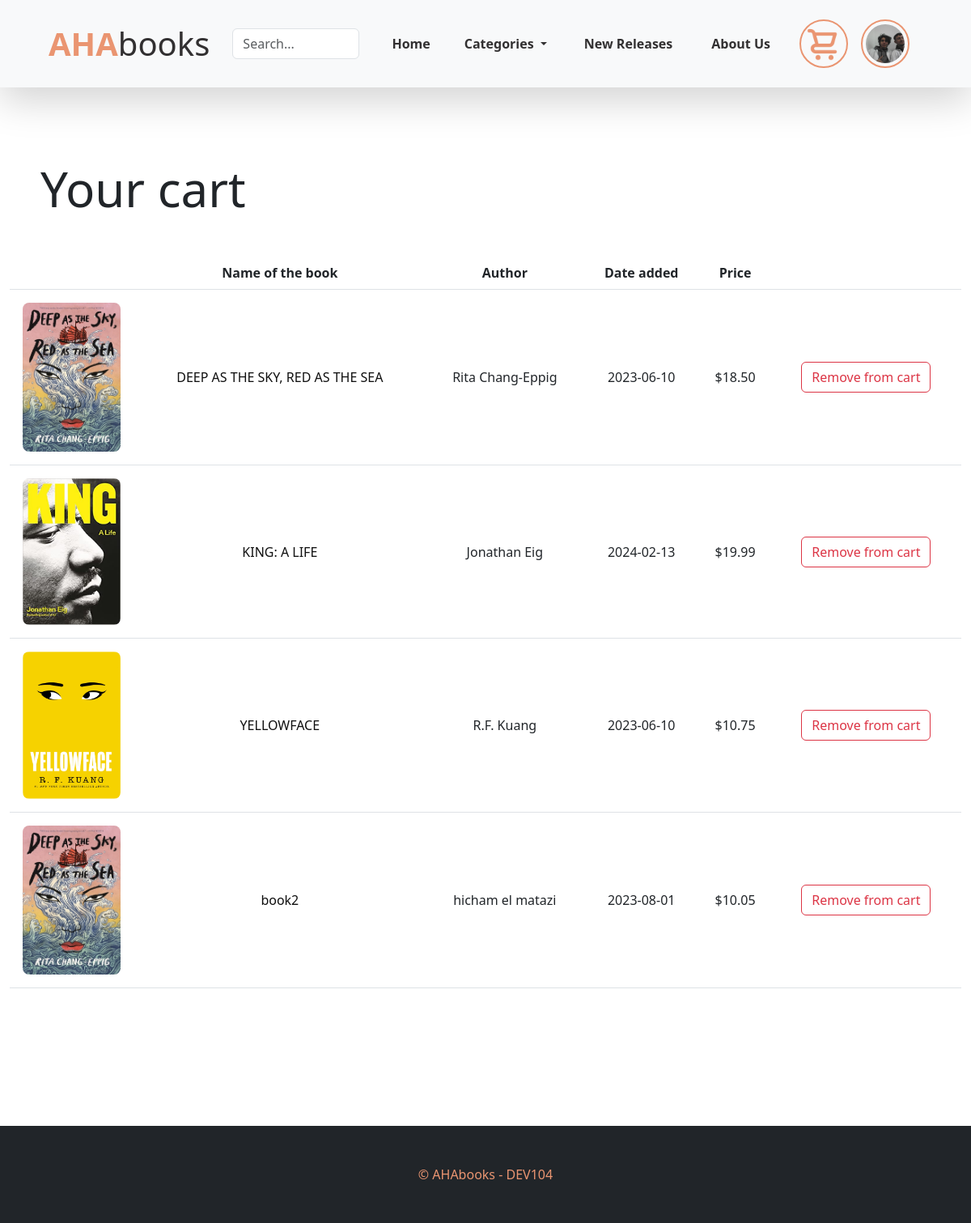
/cart.php (signed in), run on the app's committed database.
### tables this page shows
CREATE TABLE `ahacart` (
  `idBook` int NOT NULL,
  `purchaseDate` date DEFAULT NULL,
  `iduser` int NOT NULL,
  PRIMARY KEY (`idBook`,`iduser`),
  KEY `iduser` (`iduser`),
  CONSTRAINT `ahacart_ibfk_1` FOREIGN KEY (`idBook`) REFERENCES `ahabook` (`idBook`),
  CONSTRAINT `ahacart_ibfk_2` FOREIGN KEY (`iduser`) REFERENCES `ahauser` (`idUser`)
);

CREATE TABLE `ahabook` (
  `idBook` int NOT NULL AUTO_INCREMENT,
  `titreBook` varchar(250) DEFAULT NULL,
  `price` decimal(8,2) DEFAULT NULL,
  `numberPages` int DEFAULT NULL,
  `editorBook` varchar(30) DEFAULT NULL,
  `ISBN` varchar(40) DEFAULT NULL,
  `publicationDate` date DEFAULT NULL,
  `categoryBook` varchar(250) DEFAULT NULL,
  `langueBook` varchar(30) DEFAULT NULL,
  `idAuthor` int DEFAULT NULL,
  `bookPicture` text,
  `bookDescription` text,
  PRIMARY KEY (`idBook`),
  UNIQUE KEY `ISBN` (`ISBN`),
  KEY `idAuthor` (`idAuthor`),
  CONSTRAINT `ahabook_ibfk_1` FOREIGN KEY (`idAuthor`) REFERENCES `ahaauthor` (`idAuthor`)
);

CREATE TABLE `ahaauthor` (
  `idAuthor` int NOT NULL AUTO_INCREMENT,
  `email` varchar(60) DEFAULT NULL,
  `passwordAuthor` varchar(30) DEFAULT NULL,
  `lastName` varchar(30) DEFAULT NULL,
  `firstName` varchar(30) DEFAULT NULL,
  `birthDate` date DEFAULT NULL,
  `creationDate` date DEFAULT NULL,
  `city` varchar(30) DEFAULT NULL,
  `country` varchar(30) DEFAULT NULL,
  `dateActive` date DEFAULT NULL,
  `dateFin` date DEFAULT NULL,
  `profilePicture` text,
  PRIMARY KEY (`idAuthor`)
);

### cart.php (the view, shortened to what this page needs)
<?php
    $idUser = $_SESSION["idUser"];
?>
<!DOCTYPE html>
<html lang="en">
<head>
    <link rel="stylesheet" href="bootstrap.css">
    <link rel="stylesheet" href="header.css">
    <link rel="stylesheet" href="cart.css">
</head>
<body>
    <div class="container-fluid mar-0 position-fixed top-0 py-3 w-100 bg-light shadow-lg" style="z-index: 2;">
        <nav class="navbar navbar-expand-lg">
            <div class="navbar-brand display-1 fs-1 ms-5 fw-semibold blackColor" style="color: #EA9571;">AHA<span class="display-6" style="color: #323031;">books</span>
            </div>
            <div class="collapse navbar-collapse mt-5 mt-lg-0" id="AHAnav">
                <div class="navbar-nav mx-auto row align-items-start align-items-lg-center" id="navbar">
                    <div class="nav-item me-3 col my-3 my-lg-0">
                        <form action="search.php" method="post">
                            <input type="text" name="searchInp" id="" class="form-control searchInput" placeholder="Search...">
                        </form>
                    </div>
                    <div class="nav-item nav-elements me-3  col-auto py-2 py-lg-0">
                        <a class="nav-link  fw-semibold ps-3  ps-lg-0" href="homePage.php">Home</a>
                    </div>
                    <div class="nav-item nav-elements me-3 col-auto ps-3 ms-1 ms-lg-0 ps-lg-0 py-2 py-lg-0">
                        <div class="dropdown py-2">
                            <button id="categoryBtn" class="categories fw-semibold bg-light dropdown-toggle" type="button" data-bs-toggle="dropdown" aria-expanded="false">
                                Categories
                            </button>
                        </div>
                    </div>
                    <div class="nav-item nav-elements me-3 col-auto">
                        <a class="nav-link  fw-semibold  ps-3  ps-lg-0 my-2 my-lg-0" href="newReleases.php">New Releases</a>
                    </div>
                    <div class="nav-item nav-elements me-3 col-auto py-2 py-lg-0">
                        <a class="nav-link  fw-semibold  ps-3  ps-lg-0" href="aboutUs.php">About Us</a>
                    </div>
                </div>
                <div class="navbar-nav flex-row ps-5 ps-lg-0 me-5 my-3 my-lg-0 align-items-center justify-content-between">
                    <div class="nav-item me-3 rounded-circle overflow-hidden profil p-1" title="Cart">
                        <a class="nav-link" style="padding: 0;" href="cart.php" id="cartIcon">
                            <img class="img-fluid" src="Images/cartOrange.png" alt="">
                        </a>
                    </div>
                    <div class="nav-item me-3 rounded-circle overflow-hidden profil p-1" title="Account">
                        <a class="nav-link p-0" href="profile.php">
                            <img style="" class="img-fluid profilePic rounded-circle" src="<?php echo $_SESSION["profilePicture"] ?>" alt="">
                        </a>
                    </div>
                </div>
            </div>
        </nav>
    </div>
    <?php
        require("cnx.php");
        $re1 = $connexion->prepare("SELECT * FROM ahacart INNER JOIN ahabook ON ahacart.idBook = ahabook.idBook where idUser=?");
        $re1->execute([$idUser]);
    ?>
    <h1>Your cart</h1>
    <div class="container-fluid tableContainer my-5">
        <table class="table">
            <tr align="center" valign="middle">
                <th></th>
                <th>Name of the book</th>
                <th>Author</th>
                <th>Date added</th>
                <th>Price</th>
                <th></th>
            </tr>
            <tbody>
                <?php
                    while($book = $re1->fetch()){
                        $re2 = $connexion->prepare("SELECT lastName, firstName FROM ahaauthor WHERE idAuthor=?");
                        $re2->execute([$book["idAuthor"]]);
                        $author = $re2->fetch();
                ?>
                <tr align="center" valign="middle">
                    <td style="width: 13%;" class="p-3"><img src="<?php echo $book["bookPicture"]; ?>" alt="" class="img-fluid rounded-3"></td>
                    <td><a href="bookPage.php?idBook=<?php echo $book["idBook"]; ?>"><?php echo $book["titreBook"]; ?></a></td>
                    <td><?php echo $author["firstName"] . " " . $author["lastName"] ?></td>
                    <td><?php echo $book["purchaseDate"]; ?></td>
                    <td>$<?php echo $book["price"]; ?></td>
                    <td>
                        <button type="button" class="btn btn-outline-danger" data-bs-toggle="modal" data-bs-target="#exampleModal">
                        Remove from cart
                        </button>
                    </td>
                </tr>
                <?php
                    }
                ?>
            </tbody>
        </table>
    </div>
    <div class="bg-dark p-5 text-center" style="color: #EA9571; margin-top: 170px;">
        &copy; AHAbooks - DEV104
    </div>
</body>
</html>

### header.css (style rules this page uses)
body { margin: 0; padding-top: 107.2px; }
.mar-0 { margin: 0; }
.blackColor { color: #323031; }
.searchInput { display: inline-block; }
.nav-item * { margin: 0; }
.nav-elements > a { color: #323031; transition: all 150ms linear; }
.categories { border: 0px; color: #323031; transition: all 150ms linear; }
.profil { border: 2px solid #EA9571; transition: all 150ms linear; }
.profilePic { aspect-ratio: 1 / 1; object-fit: cover; }
.profil a { width: 100%; height: auto; display: flex; justify-content: center; align-items: center; }
.profil img { max-width: 48px; aspect-ratio: 1 / 1; object-fit: cover; }
.profil { aspect-ratio: 1 / 1; object-fit: cover; }

### cart.css (style rules this page uses)
h1 { margin: 90px 0px 0px 50px; font-size: 60px; }
a { color: #0f0f0f; text-decoration: none; }
td a { transition: all 100ms linear; }
.table { overflow: hidden; min-width: 700px; }
th { padding-top: 10px; padding-bottom: 10px; }

### data on the page
ahacart: idBook.bookPicture (picture), idBook.titreBook "DEEP AS THE SKY, RED AS THE SEA", ahaauthor.firstName "Rita", ahaauthor.lastName "Chang-Eppig", purchaseDate "2023-06-10", idBook.price "18.50"
ahacart: idBook.bookPicture (picture), idBook.titreBook "KING: A LIFE", ahaauthor.firstName "Jonathan", ahaauthor.lastName "Eig", purchaseDate "2024-02-13", idBook.price "19.99"
ahacart: idBook.bookPicture (picture), idBook.titreBook "YELLOWFACE", ahaauthor.firstName "R.F.", ahaauthor.lastName "Kuang", purchaseDate "2023-06-10", idBook.price "10.75"
ahacart: idBook.bookPicture (picture), idBook.titreBook "book2", ahaauthor.firstName "hicham", ahaauthor.lastName "el matazi", purchaseDate "2023-08-01", idBook.price "10.05"
